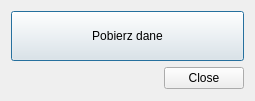
<?xml version="1.0" encoding="UTF-8"?>
<ui version="4.0">
 <class>GPSdataDialogBase</class>
 <widget class="QDialog" name="GPSdataDialogBase">
  <property name="geometry">
   <rect>
    <x>0</x>
    <y>0</y>
    <width>255</width>
    <height>101</height>
   </rect>
  </property>
  <property name="windowTitle">
   <string>GPS Data</string>
  </property>
  <layout class="QGridLayout" name="gridLayout">
   <item row="0" column="0">
    <widget class="QPushButton" name="pushButton">
     <property name="minimumSize">
      <size>
       <width>0</width>
       <height>50</height>
      </size>
     </property>
     <property name="text">
      <string>Pobierz dane</string>
     </property>
    </widget>
   </item>
   <item row="1" column="0">
    <widget class="QDialogButtonBox" name="button_box">
     <property name="orientation">
      <enum>Qt::Horizontal</enum>
     </property>
     <property name="standardButtons">
      <set>QDialogButtonBox::Close</set>
     </property>
    </widget>
   </item>
  </layout>
 </widget>
 <resources/>
 <connections>
  <connection>
   <sender>button_box</sender>
   <signal>accepted()</signal>
   <receiver>GPSdataDialogBase</receiver>
   <slot>accept()</slot>
   <hints>
    <hint type="sourcelabel">
     <x>20</x>
     <y>20</y>
    </hint>
    <hint type="destinationlabel">
     <x>20</x>
     <y>20</y>
    </hint>
   </hints>
  </connection>
  <connection>
   <sender>button_box</sender>
   <signal>rejected()</signal>
   <receiver>GPSdataDialogBase</receiver>
   <slot>reject()</slot>
   <hints>
    <hint type="sourcelabel">
     <x>20</x>
     <y>20</y>
    </hint>
    <hint type="destinationlabel">
     <x>20</x>
     <y>20</y>
    </hint>
   </hints>
  </connection>
 </connections>
</ui>
